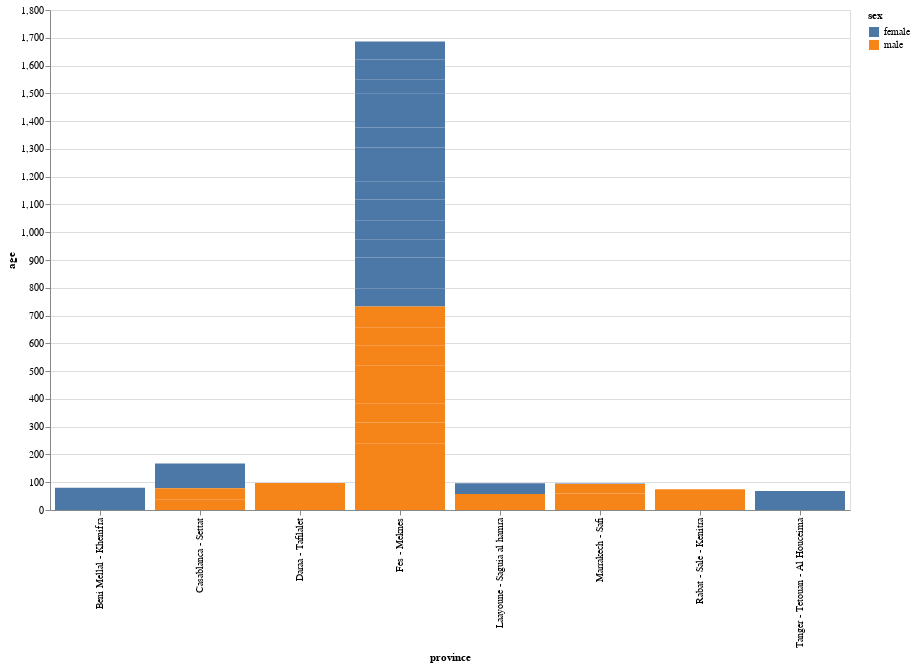

Notebook code cell kept with this figure:
### Code cell
import altair as alt


alt.Chart(df).mark_bar().encode(
    alt.X('province'),
    alt.Y('age'),
    
    alt.Color('sex'),
    alt.OpacityValue(2),
    tooltip = [alt.Tooltip('sex'),
               alt.Tooltip('state'),
               alt.Tooltip('province'),
               alt.Tooltip('infection_reason'),
               alt.Tooltip('country')
              ]
    
).interactive().properties(
    width=800,
    height=500
)

### Figure 1 — Vega-Lite specification as saved in the notebook (floating-point values rounded to 4 significant figures; data arrays with more than 128 entries replaced by an {"elided": "..."} marker saying what was removed)
{"config": {"view": {"continuousWidth": 400, "continuousHeight": 300}}, "data": {"name": "data-46ca6f403dd97af9765490b93d0526ba"}, "mark": "bar", "encoding": {"color": {"type": "nominal", "field": "sex"}, "opacity": {"value": 2}, "tooltip": [{"type": "nominal", "field": "sex"}, {"type": "nominal", "field": "state"}, {"type": "nominal", "field": "province"}, {"type": "nominal", "field": "infection_reason"}, {"type": "nominal", "field": "country"}], "x": {"type": "nominal", "field": "province"}, "y": {"type": "quantitative", "field": "age"}}, "height": 500, "selection": {"selector037": {"type": "interval", "bind": "scales", "encodings": ["x", "y"]}}, "width": 800, "$schema": "https://vega.github.io/schema/vega-lite/v4.8.1.json", "datasets": {"data-46ca6f403dd97af9765490b93d0526ba": {"elided": "1184 records"}}}
